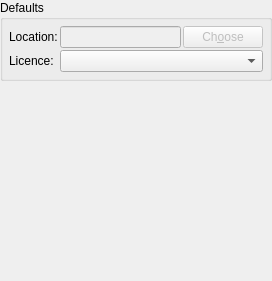
<?xml version="1.0" encoding="UTF-8"?>
<ui version="4.0">
 <class>Projects</class>
 <widget class="QWidget" name="Projects">
  <property name="geometry">
   <rect>
    <x>0</x>
    <y>0</y>
    <width>272</width>
    <height>281</height>
   </rect>
  </property>
  <property name="windowTitle">
   <string>Projects</string>
  </property>
  <layout class="QVBoxLayout" name="verticalLayout">
   <property name="spacing">
    <number>6</number>
   </property>
   <property name="margin">
    <number>0</number>
   </property>
   <item>
    <widget class="QGroupBox" name="groupBox_3">
     <property name="title">
      <string>Defaults</string>
     </property>
     <layout class="QFormLayout" name="formLayout_3">
      <property name="horizontalSpacing">
       <number>2</number>
      </property>
      <property name="verticalSpacing">
       <number>2</number>
      </property>
      <property name="margin">
       <number>6</number>
      </property>
      <item row="0" column="0">
       <widget class="QLabel" name="label">
        <property name="text">
         <string>Location:</string>
        </property>
       </widget>
      </item>
      <item row="0" column="1">
       <layout class="QHBoxLayout" name="horizontalLayout_6">
        <item>
         <widget class="QLineEdit" name="lineLocation_2">
          <property name="enabled">
           <bool>false</bool>
          </property>
         </widget>
        </item>
        <item>
         <widget class="QPushButton" name="buttonChoose_2">
          <property name="enabled">
           <bool>false</bool>
          </property>
          <property name="text">
           <string>Ch&amp;oose</string>
          </property>
          <property name="icon">
           <iconset theme="folder">
            <normaloff>../dialogs</normaloff>../dialogs</iconset>
          </property>
         </widget>
        </item>
       </layout>
      </item>
      <item row="1" column="0">
       <widget class="QLabel" name="label_3">
        <property name="text">
         <string>Licence:</string>
        </property>
       </widget>
      </item>
      <item row="1" column="1">
       <widget class="QComboBox" name="comboBoxLicence"/>
      </item>
     </layout>
    </widget>
   </item>
   <item>
    <spacer name="verticalSpacer">
     <property name="orientation">
      <enum>Qt::Vertical</enum>
     </property>
     <property name="sizeHint" stdset="0">
      <size>
       <width>20</width>
       <height>4</height>
      </size>
     </property>
    </spacer>
   </item>
  </layout>
 </widget>
 <resources/>
 <connections/>
</ui>
